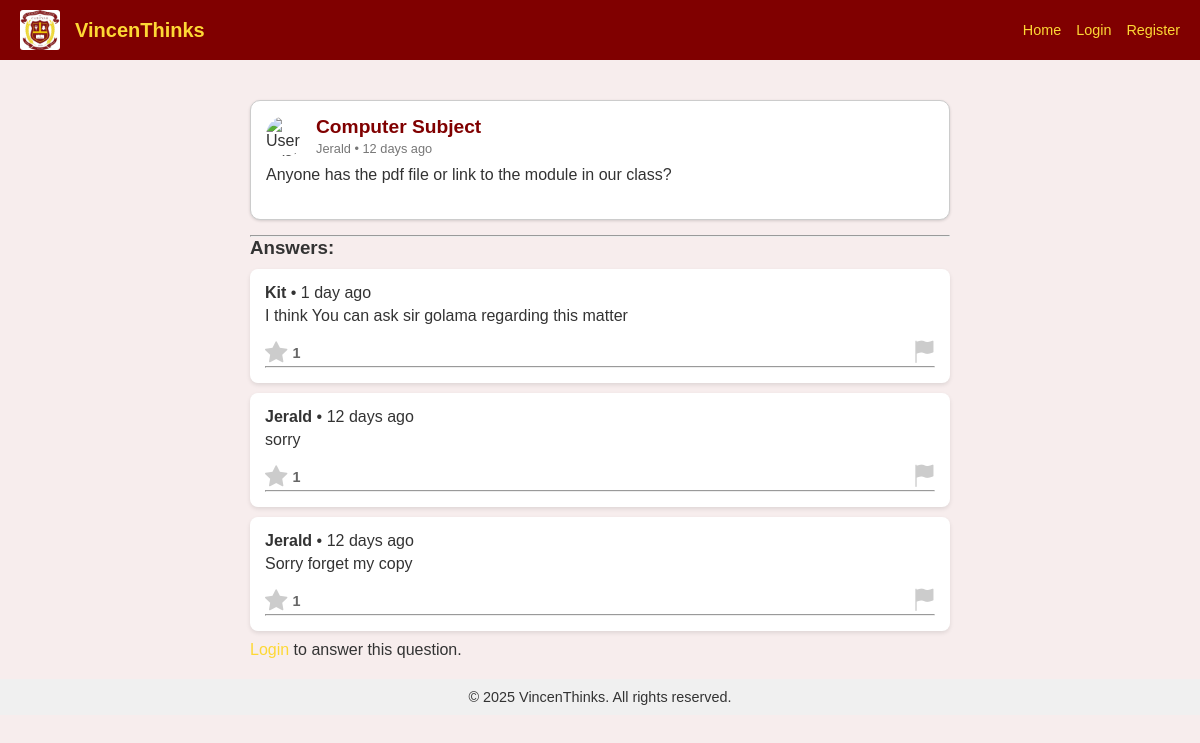
The app's page /WebApp/question.php?id=2 with its own data.
### tables this page shows
CREATE TABLE `questions` (
  `question_id` int(11) NOT NULL,
  `user_id` int(11) NOT NULL,
  `title` varchar(255) NOT NULL,
  `content` text NOT NULL,
  `created_at` timestamp NOT NULL DEFAULT current_timestamp(),
  `question_type` enum('course','general') NOT NULL DEFAULT 'general',
  `category` varchar(100) DEFAULT NULL,
  `status` enum('pending','approved','rejected') DEFAULT 'pending'
);

CREATE TABLE `users` (
  `user_id` int(11) NOT NULL,
  `username` varchar(50) NOT NULL,
  `email` varchar(100) NOT NULL,
  `password` varchar(255) NOT NULL,
  `created_at` timestamp NOT NULL DEFAULT current_timestamp(),
  `course` varchar(50) DEFAULT NULL,
  `role` enum('user','admin') DEFAULT 'user'
);

CREATE TABLE `answers` (
  `answer_id` int(11) NOT NULL,
  `question_id` int(11) NOT NULL,
  `user_id` int(11) NOT NULL,
  `content` text NOT NULL,
  `created_at` timestamp NOT NULL DEFAULT current_timestamp(),
  `parent_id` int(11) DEFAULT NULL,
  `helpful_count` int(11) DEFAULT 0
);

### WebApp/functions.php (called while the page is built, shortened)
<?php
function time_ago($datetime) {
    $now = new DateTime;
    $created_at = new DateTime($datetime);
    $interval = $now->diff($created_at);
    if ($interval->y > 0) {
        return $interval->y == 1 ? '1 year ago' : $interval->y . ' years ago';
    } elseif ($interval->m > 0) {
        return $interval->m == 1 ? '1 month ago' : $interval->m . ' months ago';
    } elseif ($interval->d > 0) {
        return $interval->d == 1 ? '1 day ago' : $interval->d . ' days ago';
    } elseif ($interval->h > 0) {
        return $interval->h == 1 ? '1 hr ago' : $interval->h . ' hrs ago';
    } elseif ($interval->i > 0) {
        return $interval->i == 1 ? '1 min ago' : $interval->i . ' mins ago';
    } else {
        return 'Just now';
    }
}

### WebApp/question.php (the view, shortened to what this page needs)
<?php
require_once 'db_config.php';
require_once 'functions.php';
$question_id = intval($_GET['id']);
$qSql = "SELECT q.*, u.username
         FROM questions q
         JOIN users u ON q.user_id = u.user_id
         WHERE q.question_id = :qid AND q.status = 'approved'";
$qStmt = $conn->prepare($qSql);
$qStmt->bindValue(':qid', $question_id, PDO::PARAM_INT);
$qStmt->execute();
$question = $qStmt->fetch(PDO::FETCH_ASSOC);
$aSql = "SELECT a.*, u.username,
                IFNULL(r.is_helpful, 0) AS is_helpful
         FROM answers a
         JOIN users u ON a.user_id = u.user_id
         LEFT JOIN answer_ratings r ON a.answer_id = r.answer_id AND r.user_id = :user_id
         WHERE a.question_id = :qid
         ORDER BY a.created_at DESC";
$aStmt = $conn->prepare($aSql);
$aStmt->bindValue(':qid', $question_id, PDO::PARAM_INT);
$aStmt->bindValue(':user_id', isset($_SESSION['user_id']) ? $_SESSION['user_id'] : 0, PDO::PARAM_INT);
$aStmt->execute();
$answers = $aStmt->fetchAll(PDO::FETCH_ASSOC);
?>
<!DOCTYPE html>
<html lang="en">
<head>
    <link rel="stylesheet" href="CSS/global.css">
    <link rel="stylesheet" href="CSS/header.css">
    <link rel="stylesheet" href="CSS/footer.css">
    <link rel="stylesheet" href="CSS/questions.css">
    <link rel="stylesheet" href="CSS/modals.css">
    <link rel="stylesheet" href="CSS/question-detail.css">
    <link rel="stylesheet" href="CSS/forms.css">
    <link rel="stylesheet" href="https://cdnjs.cloudflare.com/ajax/libs/font-awesome/6.0.0/css/all.min.css">
    <link rel="stylesheet" href="https://cdn.jsdelivr.net/npm/bootstrap-icons@1.11.3/font/bootstrap-icons.min.css">
</head>
<body>
    <div class="page-container">
        <div class="content-wrap">
            <header>
                <a href="index.php" class="logo-link">
                    <div class="logo">
                        <img src="images/svcc.jpg" alt="VincentThinks Logo" class="nav-logo">
                        <h1>VincenThinks</h1>
                    </div>
                </a>
                <nav>
                    <a href="index.php">Home</a>
                    <?php if (isset($_SESSION['user_id'])): ?>
                        <a href="post_question.php">Ask a Question</a>
                        <div class="profile-dropdown">
                            <i class="fas fa-user-circle profile-icon"></i>
                            <div class="dropdown-content">
                                <a href="#">My Profile</a>
                                <a href="logout.php">Logout</a>
                            </div>
                        </div>
                    <?php else: ?>
                        <a href="login.php">Login</a>
                        <a href="register.php">Register</a>
                    <?php endif; ?>
                </nav>
            </header>
            <main class="question-detail-container">
                <?php if (($question)): ?>
                    <div class="recent-questions-wrapper">
                        <div class="recent-questions">
                            <div class="question">
                                <div class="question-header">
                                    <img src="images/userAvatar.jpg" alt="User Avatar" class="avatar">
                                    <div class="question-info">
                                        <h3><?php echo htmlspecialchars($question['title']); ?></h3>
                                        <p class="timestamp">
                                            <?php echo htmlspecialchars($question['username']); ?> • <?php echo time_ago($question['created_at']); ?>
                                        </p>
                                    </div>
                                </div>
                                <div class="question-content">
                                    <p><?php echo nl2br(htmlspecialchars($question['content'])); ?></p>
                                </div>
                            </div>
                            <hr>
                            <div class="answers-container">
                                <h3>Answers:</h3>
                                <?php if (!empty($answers)): ?>
                                    <?php foreach ($answers as $answer): ?>
                                        <div class="answer-box" data-answer-id="<?php echo $answer['answer_id']; ?>">
                                            <p class="answer-meta">
                                                <strong><?php echo htmlspecialchars($answer['username']); ?></strong> • <?php echo time_ago($answer['created_at']); ?>
                                            </p>
                                            <div class="answer-content-wrapper">
                                                <div class="answer-content">
                                                    <p><?php echo nl2br(htmlspecialchars($answer['content'])); ?></p>
                                                </div>
                                                <div class="answer-icons">
                                                    <div class="answer-rating" data-tooltip="Helpful">
                                                        <i class="bi bi-star-fill <?php echo isset($answer['is_helpful']) && $answer['is_helpful'] ? 'selected' : ''; ?>"
                                                        data-is-helpful="<?php echo isset($answer['is_helpful']) && $answer['is_helpful'] ? 'true' : 'false'; ?>">
                                                        </i>
                                                        <span class="rating-count"><?php echo isset($answer['helpful_count']) ? $answer['helpful_count'] : 0; ?></span>
                                                    </div>
                                                    <div class="answer-report" data-answer-id="<?php echo $answer['answer_id']; ?>" data-tooltip="Report">
                                                        <i class="bi bi-flag-fill" onclick="reportAnswer(<?php echo $answer['answer_id']; ?>)"></i>
                                                    </div>
                                                </div>
                                            </div>
                                            <hr>
                                        </div>
                                    <?php endforeach; ?>
                                <?php else: ?>
                                    <p>No answers yet.</p>
                                <?php endif; ?>
                            </div>
                            <?php if (isset($_SESSION['user_id'])): ?>
                                <div class="form-actions">
                                    <button onclick="openAnswerModal()" class="answer-button">Post Your Answer</button>
                                    <a href="index.php" class="back-to-home">
                                        <i class="fas fa-arrow-left"></i> Back to Home
                                    </a>
                                </div>
                            <?php else: ?>
                                <p class="login-prompt"><a href="login.php">Login</a> to answer this question.</p>
                            <?php endif; ?>
                        </div>
                    </div>
                <?php else: ?>
                    <p>Question not found.</p>
                <?php endif; ?>
            </main>
        </div>
        <footer>
            <p>&copy; <?php echo date('Y'); ?> VincenThinks. All rights reserved.</p>
        </footer>
    </div>
</body>
</html>

### WebApp/CSS/global.css (style rules this page uses)
* { margin: 0; padding: 0; box-sizing: border-box; font-family: Arial, sans-serif; }
body { background-color: #f7eded; color: #333; padding-top: 80px; overflow-x: hidden; display: flex; flex-direction: column; min-height: 100vh; }

### WebApp/CSS/header.css (style rules this page uses)
header { background-color: #800000; color: #fdd835; padding: 10px 20px; display: flex; justify-content: space-between; align-items: center; position: fixed; top: 0; left: 0; width: 100%; z-index: 1000; height: 60px; box-sizing: border-box; }
header .logo { display: flex; align-items: center; flex: 0 0 auto; }
header .logo h1 { font-size: 20px; margin-left: 10px; white-space: nowrap; margin-right: 5px; }
a { color: #fdd835; text-decoration: none; }
.nav-logo { height: 40px; margin-right: 5px; border-radius: 3px; }
nav { display: flex; align-items: center; gap: 15px; flex: 0 0 auto; }
nav a { text-decoration: none; font-size: 0.9rem; white-space: nowrap; }

### WebApp/CSS/footer.css (style rules this page uses)
footer { text-align: center; background-color: #f0f0f0; color: #333; padding: 10px; width: 100%; }
footer p { font-size: 0.9rem; }

### WebApp/CSS/questions.css (style rules this page uses)
.recent-questions-wrapper { display: flex; justify-content: center; margin-top: 20px; margin-bottom: 20px; }
.recent-questions { margin: 0 20px; width: 100%; max-width: 700px; display: flex; flex-direction: column; align-items: stretch; }
.question { background-color: #fff; padding: 15px; margin-bottom: 15px; border-radius: 10px; box-shadow: 0 1px 3px rgba(0, 0, 0, 0.15); display: flex; flex-direction: column; overflow: hidden; cursor: pointer; border: 1px solid #ccc; transition: max-height 0.3s ease-in-out; width: 100%; }
.question-header { display: flex; align-items: flex-start; margin-bottom: 10px; position: relative; }
.avatar { border-radius: 50%; width: 40px; height: 40px; margin-right: 10px; }
.question-info { flex: 1; }
.question-info h3 { font-size: 1.2rem; color: #800000; margin-bottom: 3px; }
.timestamp { font-size: 0.8rem; color: #777; display: flex; align-items: center; gap: 5px; }
.question-content { padding-bottom: 20px; }

### WebApp/CSS/question-detail.css (style rules this page uses)
.answer-box { background-color: #fff; padding: 15px; margin: 10px 0; border-radius: 8px; box-shadow: 0 2px 4px rgba(0, 0, 0, 0.1); }
.answer-box p { margin-bottom: 5px; }
.answer-content-wrapper { display: flex; flex-direction: column; gap: 10px; }
.answer-content { width: 100%; }
.answer-icons { display: flex; justify-content: space-between; align-items: center; width: 100%; }
.answer-rating { position: relative; cursor: pointer; display: flex; align-items: center; gap: 5px; }
.answer-rating::before { content: attr(data-tooltip); position: absolute; top: -25px; left: 50%; transform: translateX(-50%); background-color: #333; color: #fff; padding: 5px 10px; border-radius: 5px; font-size: 0.8rem; opacity: 0; visibility: hidden; transition: opacity 0.3s ease, visibility 0.3s ease; }
.answer-rating i { font-size: 1.4rem; color: #ccc; cursor: pointer; transition: color 0.3s ease; }
.rating-count { font-size: 0.9rem; color: #666; font-weight: bold; }
.answer-report { position: relative; cursor: pointer; display: flex; align-items: center; gap: 5px; }
.answer-report i { font-size: 1.4rem; color: #ccc; transition: color 0.3s ease; }
.answer-report::before { content: attr(data-tooltip); position: absolute; top: -25px; left: 50%; transform: translateX(-50%); background-color: #333; color: #fff; padding: 5px 10px; border-radius: 5px; font-size: 0.8rem; opacity: 0; visibility: hidden; transition: opacity 0.3s ease, visibility 0.3s ease; }

### WebApp/CSS/forms.css (style rules this page uses)
header .logo h1 { display: block !important; }

### records on screen
questions: title "Computer Subject", user.username "Jerald", created_at "12 days ago", content "Anyone has the pdf file or link to the module in our class?"
answers: user.username "Kit", created_at "1 day ago", content "I think You can ask sir golama regarding this matter", helpful_count "1"
answers: user.username "Jerald", created_at "12 days ago", content "sorry", helpful_count "1"
answers: user.username "Jerald", created_at "12 days ago", content "Sorry forget my copy", helpful_count "1"
